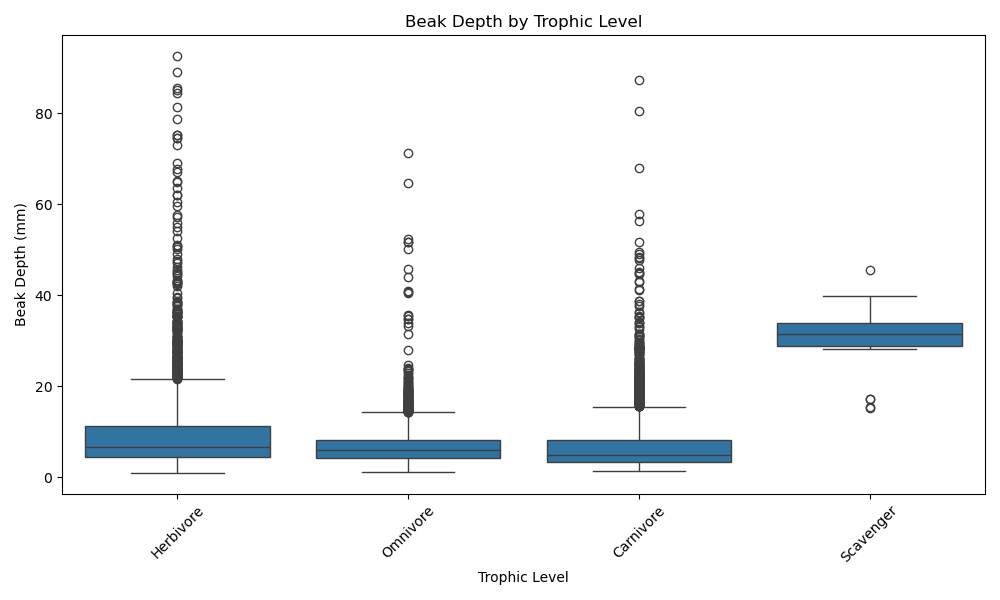

Generate this figure with Python:
import pandas as pd
import matplotlib
matplotlib.use('Agg')
import matplotlib.pyplot as plt
import seaborn as sns

df = pd.read_csv('AVONETplusClim.csv' )

df_plot = df[['Trophic.Level', 'Beak.Depth']].copy()
df_plot = df_plot[df_plot['Trophic.Level'].isin(['Carnivore', 'Herbivore', 'Omnivore', 'Scavenger'])]
df_plot['Trophic.Level'] = df_plot['Trophic.Level'].astype(str)
order = ['Herbivore', 'Omnivore', 'Carnivore', 'Scavenger'] 

plt.figure(figsize=(10, 6))
sns.boxplot(x='Trophic.Level', y='Beak.Depth', data=df_plot, order=order) 
plt.title('Beak Depth by Trophic Level')
plt.xlabel('Trophic Level')
plt.ylabel('Beak Depth (mm)')
plt.xticks(rotation=45) 
plt.tight_layout()

plt.savefig("boxplotBeak.png")